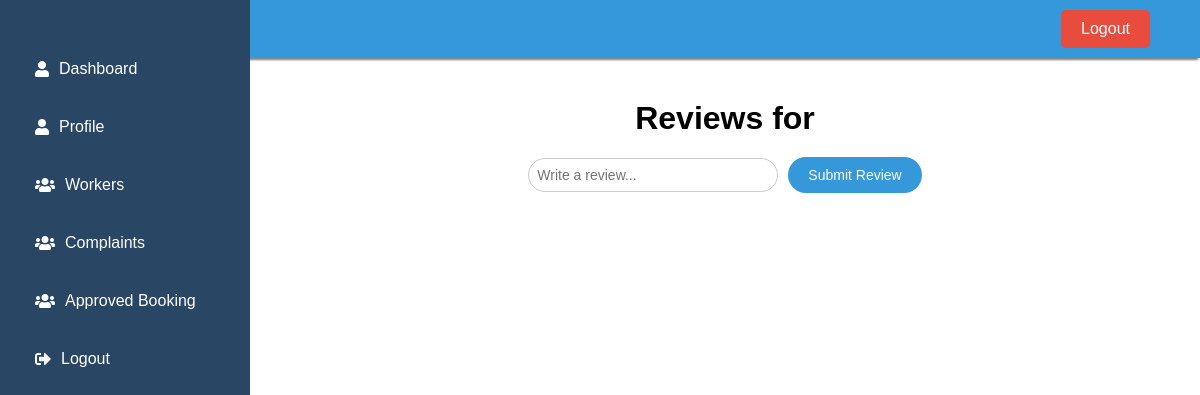
Page /review_worker_list/6/ on the earlier database version.
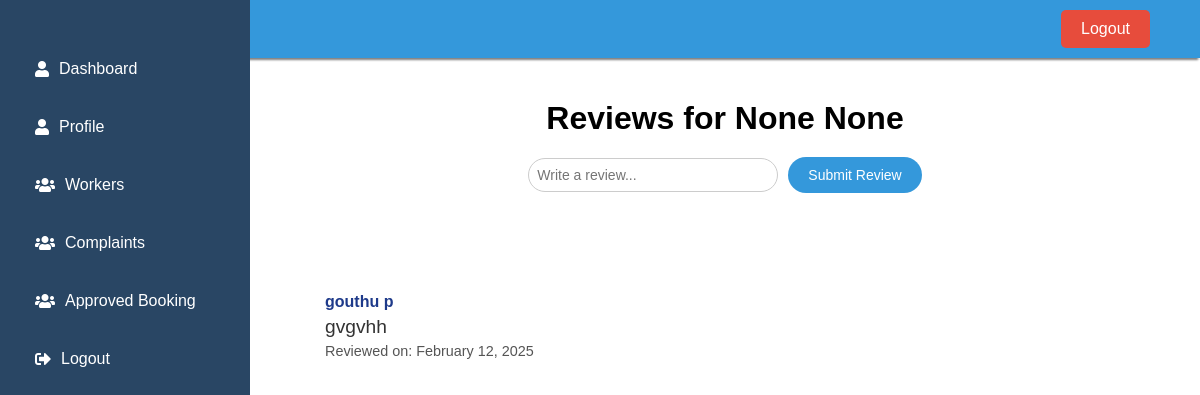
Same page on the later database version.
### Bengali/models.py (models this page shows, shortened)
class Review(models.Model):
    worker = models.ForeignKey('WorkersDetails', on_delete=models.CASCADE, related_name='reviews')
    user = models.ForeignKey('Profile', on_delete=models.CASCADE, related_name='user_reviews')
    rating = models.IntegerField(default=0)
    comment = models.TextField(blank=True, null=True)
    created_at = models.DateTimeField(auto_now_add=True)
    def __str__(self):
        return f'Review by {self.user.username} for {self.worker.profile.username} - Rating: {self.rating}'

class WorkersDetails(models.Model):
    profile=models.OneToOneField('Profile',on_delete=models.CASCADE,related_name="worker_profile",null=True,blank=True)
    id_no=models.CharField(max_length=150,null=True)
    image=models.ImageField(null=True , blank=True)
    address=models.TextField()
    age=models.IntegerField(blank=True,null=True)
    gender=models.CharField(max_length=10 ,blank=True, null=True)
    category=models.CharField(max_length=50,blank=True,null=True)
    approved_by_agency=models.BooleanField(default=False)
    agency=models.ForeignKey('AgencyDetails',on_delete=models.CASCADE,related_name="agency_worker",null=True,blank=True)

class Profile(AbstractUser):
    USERNAME_FIELD='email'
    REQUIRED_FIELDS=[]
    objects = CustomUserManager()
    username = models.CharField(max_length=150, blank=True, null=True)
    first_name = models.CharField(max_length=150, blank=True, null=True)
    last_name= models.CharField(max_length=150, blank=True, null=True)
    role = models.CharField(max_length=15,choices=RoleChoices.choices)
    email=models.EmailField(unique=True)
    phone=models.CharField(max_length=15, blank=True, null=True)
    age=models.IntegerField(blank=True, null=True)
    worker_approved=models.BooleanField(blank=True, null=True)
    groups = models.ManyToManyField(
        Group,
            related_name="profile_groups",  # Set unique related_name
            blank=True
        )
    user_permissions = models.ManyToManyField(
            Permission,
            related_name="profile_permissions",  # Set unique related_name
            blank=True
        )

### Bengali/views.py (the view)
# urls.py: path('review_worker_list/<int:worker_id>/',views.review_list_worker,name='review_worker_list'),
def review_list_worker(request,worker_id):
    rev=Review.objects.filter(worker__id=worker_id)
    print(rev)
    return render(request,"review_worker_list.html",{'reviews':rev,'worker_id':worker_id})

### templates/review_worker_list.html (shortened to what this page needs)
{% extends "user_base.html" %}
{% block content %}
<h1 style="margin-top: 20px; text-align: center;">Reviews for {{ reviews.0.worker.profile.first_name }} {{ reviews.0.worker.profile.last_name }}</h1>
<form action="{% url 'submit_review' worker_id %}" method="post" style="text-align: center; margin-bottom: 20px;">
    <div style="display: inline-flex; align-items: center;">
        <input type="text" name="review" placeholder="Write a review..." style="padding: 8px; border-radius: 20px; border: 1px solid #ccc; margin-right: 10px; font-size: 14px; transition: border-color 0.3s; width: 250px;" required>
        <button type="submit" style="padding: 10px 20px; border: none; border-radius: 20px; background-color: #3498db; color: white; font-size: 14px; cursor: pointer; transition: background-color 0.3s;">Submit Review</button>
    </div>
</form>
<div class="container" style="text-align: center; width: 100%; display: flex; justify-content: center; overflow-x: hidden;">
    <div class="reviews-container" style="max-width: 800px; width: 100%; text-align: left;">
        <ul style="list-style-type: none; padding: 0;">
            {% for review in reviews %}
            <li style="margin-bottom: 20px;">
                <h4>{{ review.user.first_name }} {{ review.user.last_name }}</h4>
                <p>{{ review.comment }}</p>
                <p style="font-size: 0.9rem; color: #555;">Reviewed on: {{ review.created_at|date:"F j, Y" }}</p>
            </li>
            {% endfor %}
        </ul>
    </div>
</div>
{% endblock %}

Differences in the rows shown:
added Review: worker.first_name "None", worker.last_name "None", user.first_name "gouthu", user.last_name "p", comment "gvgvhh", created_at "February 12, 2025"
